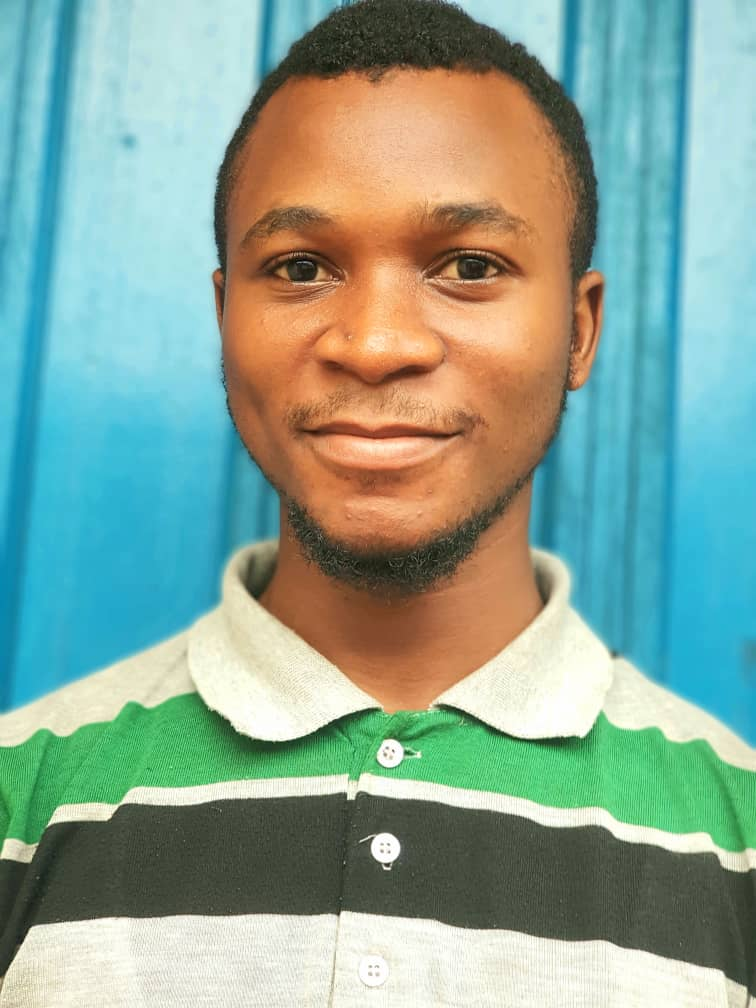
#> input picture Image_to_sketch/tct.jpg, 756 x 1008 px
$ python Image_to_sketch.py
#> lines starting #> are read from the running program, lines starting #| are printed output that depends on the picture
import cv2
# Ask the user for the image file name
#image_file = input("Please enter the image file name in this same location: ")
import tkinter as tk
from tkinter import filedialog
#Create a Tkinter root widget
root=tk.Tk()
root.withdraw()  #Hide the root widget

#open a file dialog and get the file name
image_file=filedialog.askopenfilename()
#> the answer given: tct.jpg

img = cv2.imread(image_file)
#> img is the input picture: shape (1008, 756, 3); mean B, G, R 150.2, 164.9, 137.8
grey_img = cv2.cvtColor(img, cv2.COLOR_BGR2GRAY)
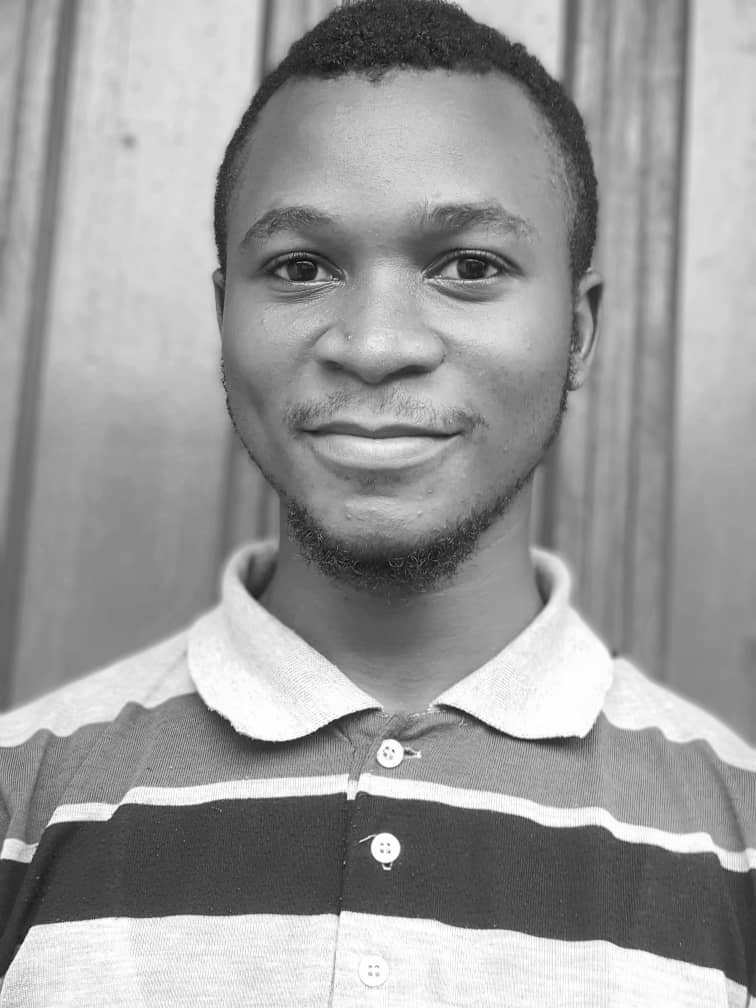
#> grey_img: shape (1008, 756); min 0, max 255, mean 155.2
invert_img = cv2.bitwise_not(grey_img)
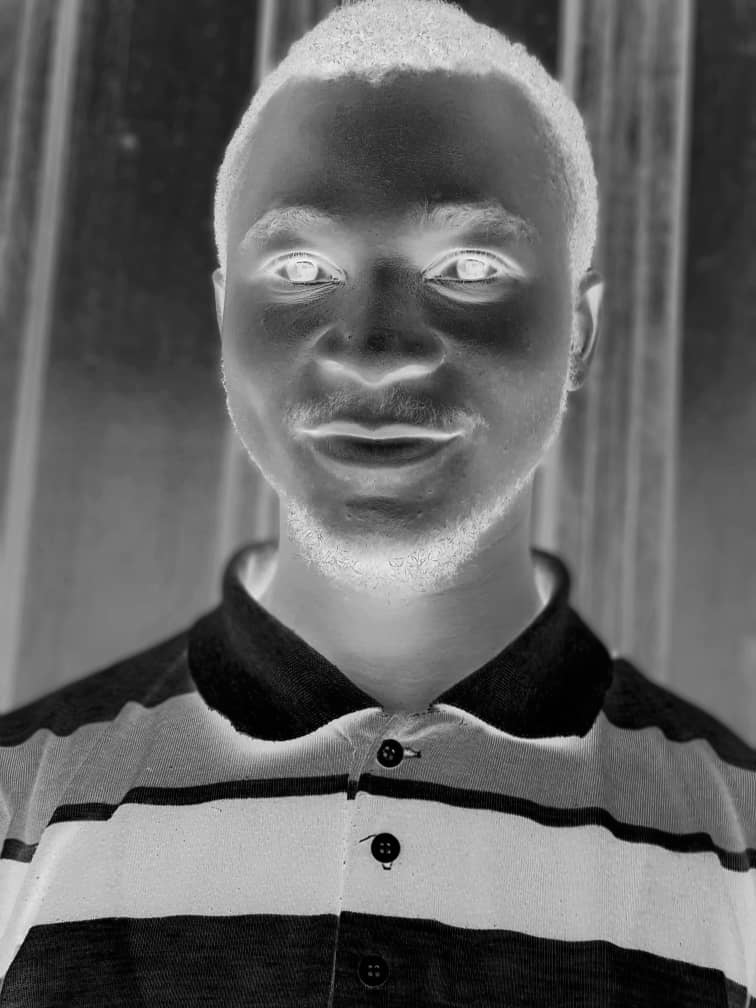
#> invert_img: shape (1008, 756); min 0, max 255, mean 99.8
blur_img = cv2.GaussianBlur(invert_img, (21,21),0)
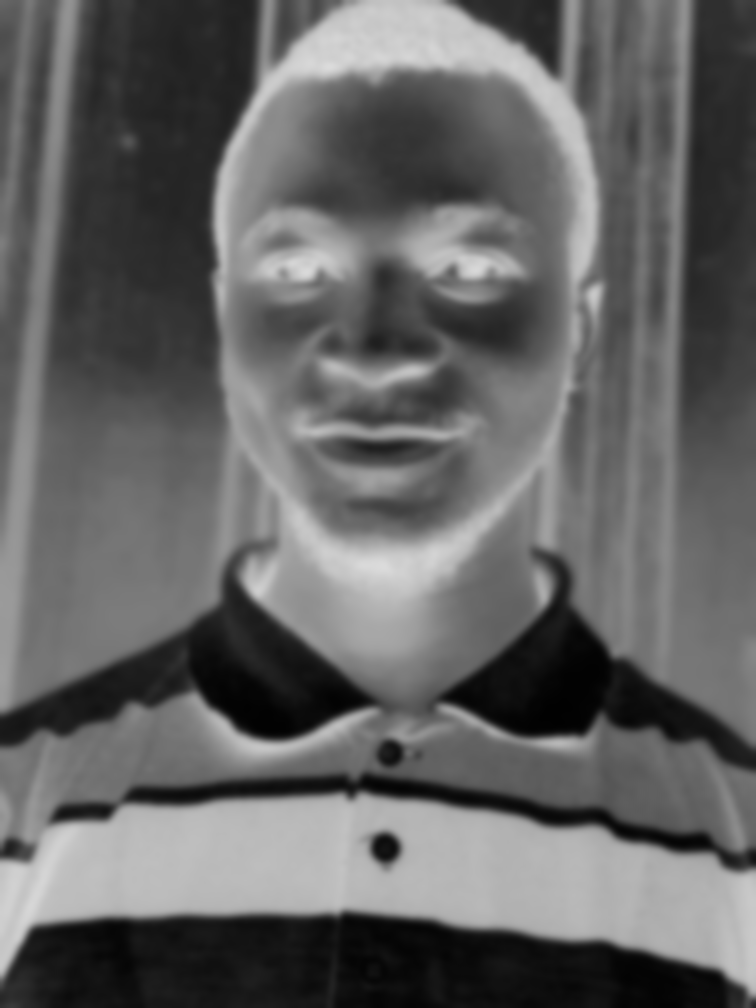
#> blur_img: shape (1008, 756); min 1, max 219, mean 99.8
inverted_blur = cv2.bitwise_not(blur_img)
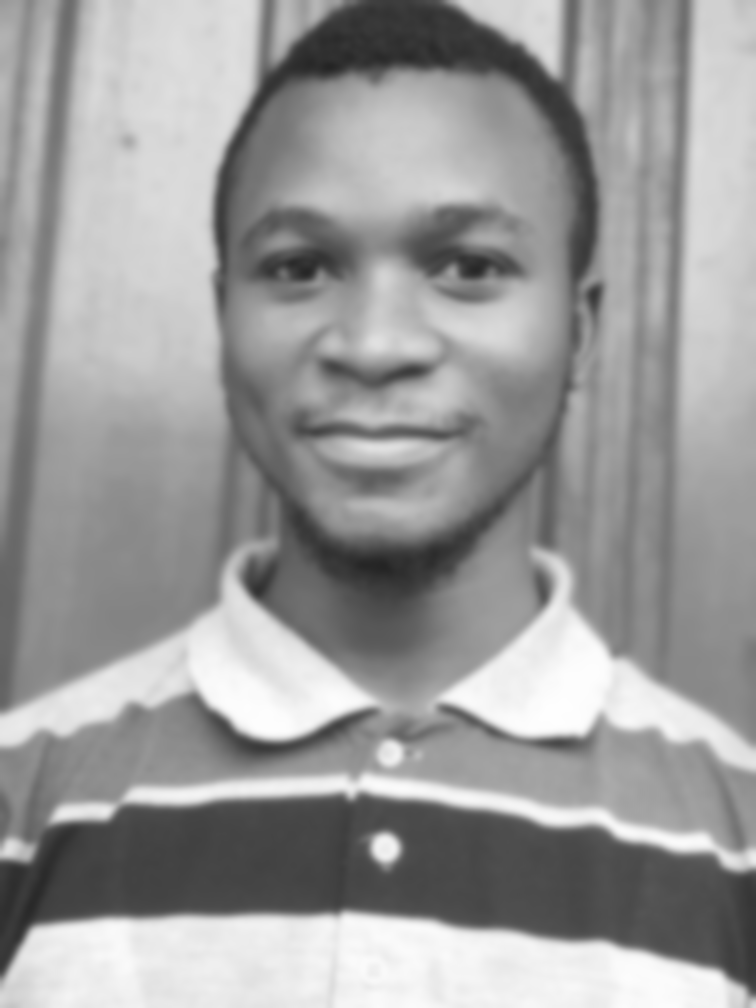
#> inverted_blur: shape (1008, 756); min 36, max 254, mean 155.2
sketch = cv2.divide(grey_img, inverted_blur, scale=256.0)
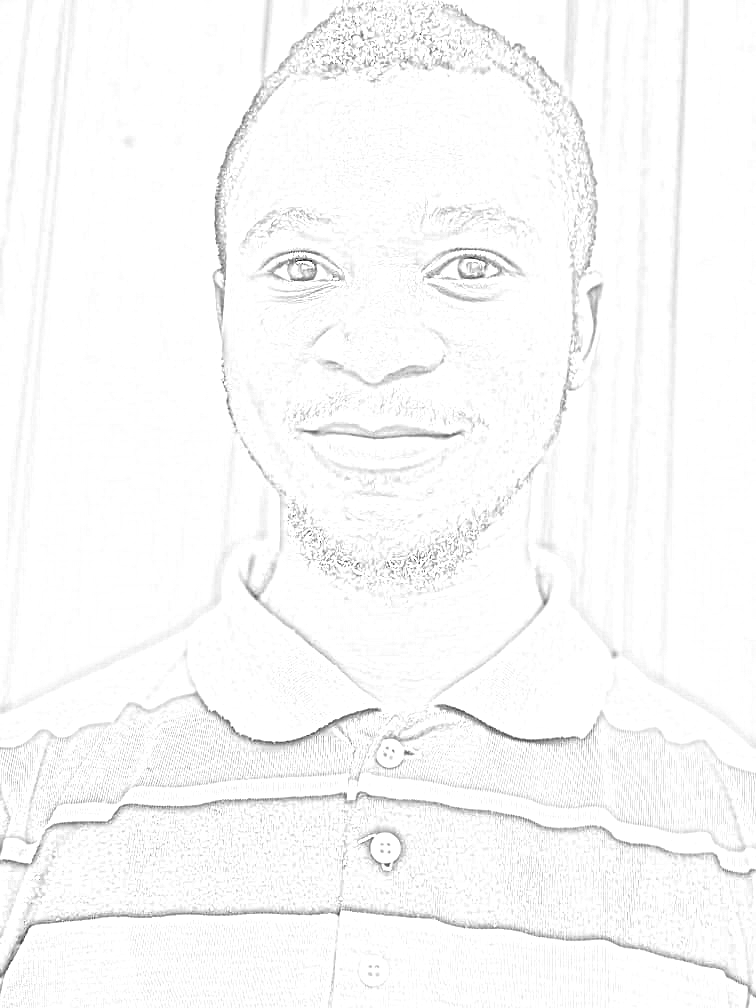
#> sketch: shape (1008, 756); min 0, max 255, mean 249.5
cv2.imwrite("your_pic.png", sketch)
